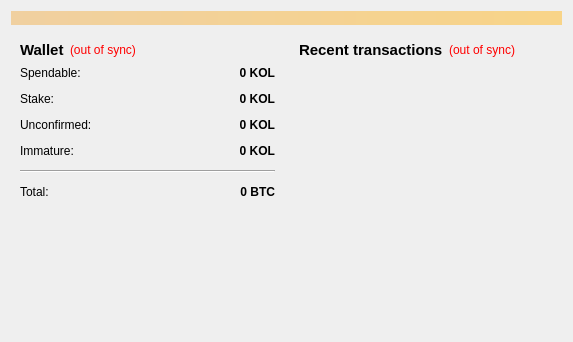
<?xml version="1.0" encoding="UTF-8"?>
<ui version="4.0">
 <class>OverviewPage</class>
 <widget class="QWidget" name="OverviewPage">
  <property name="geometry">
   <rect>
    <x>0</x>
    <y>0</y>
    <width>573</width>
    <height>342</height>
   </rect>
  </property>
  <property name="windowTitle">
   <string>Form</string>
  </property>
  <layout class="QVBoxLayout" name="topLayout">
   <item>
    <widget class="QLabel" name="labelAlerts">
     <property name="visible">
      <bool>false</bool>
     </property>
     <property name="styleSheet">
      <string notr="true">background-color: qlineargradient(x1: 0, y1: 0, x2: 1, y2: 0, stop:0 #F0D0A0, stop:1 #F8D488);  color:#000000
</string>
     </property>
     <property name="wordWrap">
      <bool>true</bool>
     </property>
     <property name="margin">
      <number>3</number>
     </property>
    </widget>
   </item>
   <item>
    <layout class="QHBoxLayout" name="horizontalLayout" stretch="1,1">
     <item>
      <layout class="QVBoxLayout" name="verticalLayout_2">
       <item>
        <widget class="QWidget" name="widget" native="true">
         <layout class="QVBoxLayout" name="verticalLayout_4">
          <item>
           <layout class="QHBoxLayout" name="horizontalLayout_4">
            <item>
             <widget class="QLabel" name="label_5">
              <property name="font">
               <font>
                <pointsize>11</pointsize>
                <weight>75</weight>
                <bold>true</bold>
               </font>
              </property>
              <property name="text">
               <string>Wallet</string>
              </property>
             </widget>
            </item>
            <item>
             <widget class="QLabel" name="labelWalletStatus">
              <property name="toolTip">
               <string>The displayed information may be out of date. Your wallet automatically synchronizes with the KolibriCoin network after a connection is established, but this process has not completed yet.</string>
              </property>
              <property name="styleSheet">
               <string notr="true">QLabel { color: red; }</string>
              </property>
              <property name="text">
               <string notr="true">(out of sync)</string>
              </property>
              <property name="alignment">
               <set>Qt::AlignLeading|Qt::AlignLeft|Qt::AlignVCenter</set>
              </property>
             </widget>
            </item>
            <item>
             <spacer name="horizontalSpacer_2">
              <property name="orientation">
               <enum>Qt::Horizontal</enum>
              </property>
              <property name="sizeHint" stdset="0">
               <size>
                <width>40</width>
                <height>20</height>
               </size>
              </property>
             </spacer>
            </item>
           </layout>
          </item>
          <item>
           <layout class="QFormLayout" name="formLayout_2">
            <property name="fieldGrowthPolicy">
             <enum>QFormLayout::AllNonFixedFieldsGrow</enum>
            </property>
            <property name="horizontalSpacing">
             <number>12</number>
            </property>
            <property name="verticalSpacing">
             <number>12</number>
            </property>
            <item row="0" column="0">
             <widget class="QLabel" name="label">
              <property name="text">
               <string>Spendable:</string>
              </property>
             </widget>
            </item>
            <item row="0" column="1">
             <widget class="QLabel" name="labelBalance">
              <property name="font">
               <font>
                <weight>75</weight>
                <bold>true</bold>
               </font>
              </property>
              <property name="cursor">
               <cursorShape>IBeamCursor</cursorShape>
              </property>
              <property name="toolTip">
               <string>Your current spendable balance</string>
              </property>
              <property name="text">
               <string notr="true">0 KOL</string>
              </property>
              <property name="alignment">
               <set>Qt::AlignRight|Qt::AlignTrailing|Qt::AlignVCenter</set>
              </property>
              <property name="textInteractionFlags">
               <set>Qt::LinksAccessibleByMouse|Qt::TextSelectableByKeyboard|Qt::TextSelectableByMouse</set>
              </property>
             </widget>
            </item>
            <item row="1" column="0">
             <widget class="QLabel" name="label_6">
              <property name="text">
               <string>Stake:</string>
              </property>
             </widget>
            </item>
            <item row="1" column="1">
             <widget class="QLabel" name="labelStake">
              <property name="font">
               <font>
                <weight>75</weight>
                <bold>true</bold>
               </font>
              </property>
              <property name="cursor">
               <cursorShape>IBeamCursor</cursorShape>
              </property>
              <property name="toolTip">
               <string>Total of coins that was staked, and do not yet count toward the current balance</string>
              </property>
              <property name="text">
               <string notr="true">0 KOL</string>
              </property>
              <property name="alignment">
               <set>Qt::AlignRight|Qt::AlignTrailing|Qt::AlignVCenter</set>
              </property>
              <property name="textInteractionFlags">
               <set>Qt::LinksAccessibleByMouse|Qt::TextSelectableByKeyboard|Qt::TextSelectableByMouse</set>
              </property>
             </widget>
            </item>
            <item row="2" column="0">
             <widget class="QLabel" name="label_3">
              <property name="text">
               <string>Unconfirmed:</string>
              </property>
             </widget>
            </item>
            <item row="2" column="1">
             <widget class="QLabel" name="labelUnconfirmed">
              <property name="font">
               <font>
                <weight>75</weight>
                <bold>true</bold>
               </font>
              </property>
              <property name="cursor">
               <cursorShape>IBeamCursor</cursorShape>
              </property>
              <property name="toolTip">
               <string>Total of transactions that have yet to be confirmed, and do not yet count toward the current balance</string>
              </property>
              <property name="text">
               <string notr="true">0 KOL</string>
              </property>
              <property name="alignment">
               <set>Qt::AlignRight|Qt::AlignTrailing|Qt::AlignVCenter</set>
              </property>
              <property name="textInteractionFlags">
               <set>Qt::LinksAccessibleByMouse|Qt::TextSelectableByKeyboard|Qt::TextSelectableByMouse</set>
              </property>
             </widget>
            </item>
            <item row="3" column="0">
             <widget class="QLabel" name="labelImmatureText">
              <property name="text">
               <string>Immature:</string>
              </property>
             </widget>
            </item>
            <item row="3" column="1">
             <widget class="QLabel" name="labelImmature">
              <property name="font">
               <font>
                <weight>75</weight>
                <bold>true</bold>
               </font>
              </property>
              <property name="toolTip">
               <string>Mined balance that has not yet matured</string>
              </property>
              <property name="text">
               <string notr="true">0 KOL</string>
              </property>
              <property name="alignment">
               <set>Qt::AlignRight|Qt::AlignTrailing|Qt::AlignVCenter</set>
              </property>
              <property name="textInteractionFlags">
               <set>Qt::LinksAccessibleByMouse|Qt::TextSelectableByKeyboard|Qt::TextSelectableByMouse</set>
              </property>
             </widget>
            </item>
            <item row="4" column="0" colspan="2">
             <widget class="Line" name="line">
              <property name="orientation">
               <enum>Qt::Horizontal</enum>
              </property>
             </widget>
            </item>
            <item row="5" column="0">
             <widget class="QLabel" name="labelTotalText">
              <property name="text">
               <string>Total:</string>
              </property>
             </widget>
            </item>
            <item row="5" column="1">
             <widget class="QLabel" name="labelTotal">
              <property name="font">
               <font>
                <weight>75</weight>
                <bold>true</bold>
               </font>
              </property>
              <property name="cursor">
               <cursorShape>IBeamCursor</cursorShape>
              </property>
              <property name="toolTip">
               <string>Your current total balance</string>
              </property>
              <property name="text">
               <string notr="true">0 BTC</string>
              </property>
              <property name="alignment">
               <set>Qt::AlignRight|Qt::AlignTrailing|Qt::AlignVCenter</set>
              </property>
              <property name="textInteractionFlags">
               <set>Qt::LinksAccessibleByMouse|Qt::TextSelectableByKeyboard|Qt::TextSelectableByMouse</set>
              </property>
             </widget>
            </item>
           </layout>
          </item>
         </layout>
        </widget>
       </item>
       <item>
        <spacer name="verticalSpacer">
         <property name="orientation">
          <enum>Qt::Vertical</enum>
         </property>
         <property name="sizeHint" stdset="0">
          <size>
           <width>20</width>
           <height>40</height>
          </size>
         </property>
        </spacer>
       </item>
      </layout>
     </item>
     <item>
      <layout class="QVBoxLayout" name="verticalLayout_3">
       <item>
        <widget class="QWidget" name="widget_2" native="true">
         <layout class="QVBoxLayout" name="verticalLayout">
          <item>
           <layout class="QHBoxLayout" name="horizontalLayout_2">
            <item>
             <widget class="QLabel" name="label_4">
              <property name="font">
               <font>
                <pointsize>11</pointsize>
                <weight>75</weight>
                <bold>true</bold>
               </font>
              </property>
              <property name="text">
               <string>&lt;b&gt;Recent transactions&lt;/b&gt;</string>
              </property>
             </widget>
            </item>
            <item>
             <widget class="QLabel" name="labelTransactionsStatus">
              <property name="toolTip">
               <string>The displayed information may be out of date. Your wallet automatically synchronizes with the KolibriCoin network after a connection is established, but this process has not completed yet.</string>
              </property>
              <property name="styleSheet">
               <string notr="true">QLabel { color: red; }</string>
              </property>
              <property name="text">
               <string notr="true">(out of sync)</string>
              </property>
              <property name="alignment">
               <set>Qt::AlignRight|Qt::AlignTrailing|Qt::AlignVCenter</set>
              </property>
             </widget>
            </item>
            <item>
             <spacer name="horizontalSpacer">
              <property name="orientation">
               <enum>Qt::Horizontal</enum>
              </property>
              <property name="sizeHint" stdset="0">
               <size>
                <width>40</width>
                <height>20</height>
               </size>
              </property>
             </spacer>
            </item>
           </layout>
          </item>
          <item>
           <widget class="QListView" name="listTransactions">
            <property name="styleSheet">
             <string notr="true">QListView { background: transparent; }</string>
            </property>
            <property name="frameShape">
             <enum>QFrame::NoFrame</enum>
            </property>
            <property name="verticalScrollBarPolicy">
             <enum>Qt::ScrollBarAlwaysOff</enum>
            </property>
            <property name="horizontalScrollBarPolicy">
             <enum>Qt::ScrollBarAlwaysOff</enum>
            </property>
            <property name="selectionMode">
             <enum>QAbstractItemView::NoSelection</enum>
            </property>
           </widget>
          </item>
         </layout>
        </widget>
       </item>
      </layout>
     </item>
    </layout>
   </item>
  </layout>
 </widget>
 <resources/>
 <connections/>
</ui>
